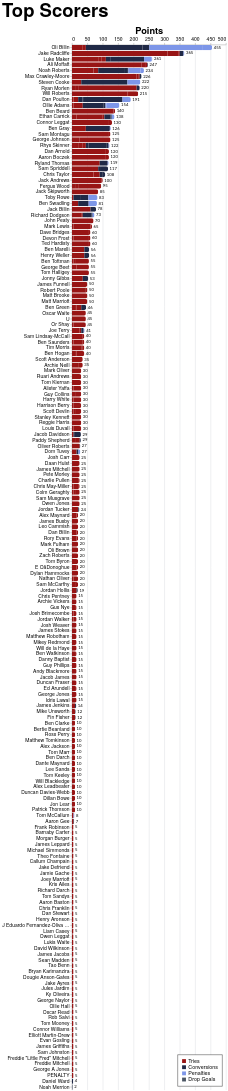

Vega-Lite specification for this chart:
### Vega-Lite specification from a JSON file in a GitHub repository (floating-point values rounded to 4 significant figures; data arrays with more than 128 entries replaced by an {"elided": "..."} marker saying what was removed)
{"config": {"axis": {"labelFont": "PT Sans Narrow, Helvetica Neue, Helvetica, Arial, sans-serif", "titleFont": "PT Sans Narrow, Helvetica Neue, Helvetica, Arial, sans-serif", "labelFontSize": 13, "titleFontSize": 24, "gridColor": "#202947", "gridOpacity": 0.2, "zindex": 1}, "text": {"font": "Lato, sans-serif"}, "bar": {"cornerRadiusEnd": 5}, "header": {"labelFont": "PT Sans Narrow, Helvetica Neue, Helvetica, Arial, sans-serif", "titleFont": "PT Sans Narrow, Helvetica Neue, Helvetica, Arial, sans-serif", "labelFontSize": 24, "titleFontSize": 28, "labelFontWeight": "bold", "orient": "left"}, "legend": {"labelFont": "PT Sans Narrow, Helvetica Neue, Helvetica, Arial, sans-serif", "titleFont": "PT Sans Narrow, Helvetica Neue, Helvetica, Arial, sans-serif", "labelFontSize": 14, "titleFontSize": 16, "titlePadding": 5, "fillColor": "white", "strokeColor": "black", "padding": 10, "titleFontWeight": "lighter", "titleFontStyle": "italic", "titleColor": "gray", "offset": 10}, "title": {"font": "PT Sans Narrow, Helvetica Neue, Helvetica, Arial, sans-serif", "fontSize": 48, "fontWeight": "bold", "anchor": "start", "align": "center", "titlePadding": 20, "subtitlePadding": 10, "subtitleFontSize": 13, "subtitleColor": "", "subtitleFontStyle": "italic", "offset": 15, "color": "black"}, "axisX": {"labelAngle": 0}, "facet": {"title": null, "header": null, "align": {"row": "each", "column": "each"}, "spacing": 10}, "resolve": {"scale": {"y": "independent", "facet": "independent"}}, "background": "transparent", "scale": {"offsetBandPaddingOuter": 0.2, "offsetBandPaddingInner": 0.1}, "view": {"stroke": null, "background": "transparent"}}, "layer": [{"mark": {"type": "bar"}, "encoding": {"color": {"field": "component", "legend": {"orient": "bottom-right", "title": null}, "scale": {"domain": ["Tries", "Conversions", "Penalties", "Drop Goals"], "range": ["#981515", "#202946", "#7d96e8", "#4b5563"]}, "type": "nominal"}, "order": {"field": "component_order", "sort": "ascending", "type": "quantitative"}, "tooltip": [{"field": "player", "title": "Player", "type": "nominal"}, {"field": "game_type", "title": "Game Type", "type": "nominal"}, {"field": "component", "title": "Score Type", "type": "nominal"}, {"aggregate": "sum", "field": "value", "title": "Value", "type": "quantitative"}, {"aggregate": "max", "field": "player_total", "title": "Total", "type": "quantitative"}], "x": {"aggregate": "sum", "axis": {"orient": "top", "title": "Points"}, "field": "value", "type": "quantitative"}, "y": {"field": "player", "sort": {"field": "player_total", "op": "max", "order": "descending"}, "title": null, "type": "nominal"}}}, {"mark": {"type": "text", "align": "left", "baseline": "middle", "color": "black", "dx": 4, "fontSize": 11}, "encoding": {"text": {"field": "total_value", "format": ".0f", "type": "quantitative"}, "x": {"axis": {"orient": "top", "title": "Points"}, "field": "total_value", "type": "quantitative"}, "y": {"field": "player", "sort": {"field": "player_total", "op": "max", "order": "descending"}, "title": null, "type": "nominal"}}, "transform": [{"aggregate": [{"op": "sum", "field": "value", "as": "total_value"}, {"op": "max", "field": "player_total", "as": "player_total"}], "groupby": ["player"]}]}], "data": {"name": "data-c9fa7f6094925f47ce3110eafee52d50"}, "height": {"step": 15}, "params": [{"name": "seasonParam", "value": []}, {"name": "gameTypesParam", "value": []}, {"name": "gameTypeParam", "value": "All games"}, {"name": "squadParam", "value": "All"}, {"name": "scoreTypeParam", "value": "Total"}], "title": {"text": "Top Scorers"}, "transform": [{"filter": "length(seasonParam) === 0 || indexof(seasonParam, datum.season) >= 0"}, {"filter": "length(gameTypesParam) === 0 || indexof(gameTypesParam, datum.game_type) >= 0"}, {"filter": "squadParam === \"All\" || datum.squad === squadParam"}, {"filter": "scoreTypeParam === datum.score_type"}, {"joinaggregate": [{"op": "sum", "field": "value", "as": "player_total"}], "groupby": ["player"]}, {"filter": "datum.player_total > 0"}], "width": 400, "$schema": "https://vega.github.io/schema/vega-lite/v5.20.1.json", "datasets": {"data-c9fa7f6094925f47ce3110eafee52d50": {"elided": "1324 records"}}}
